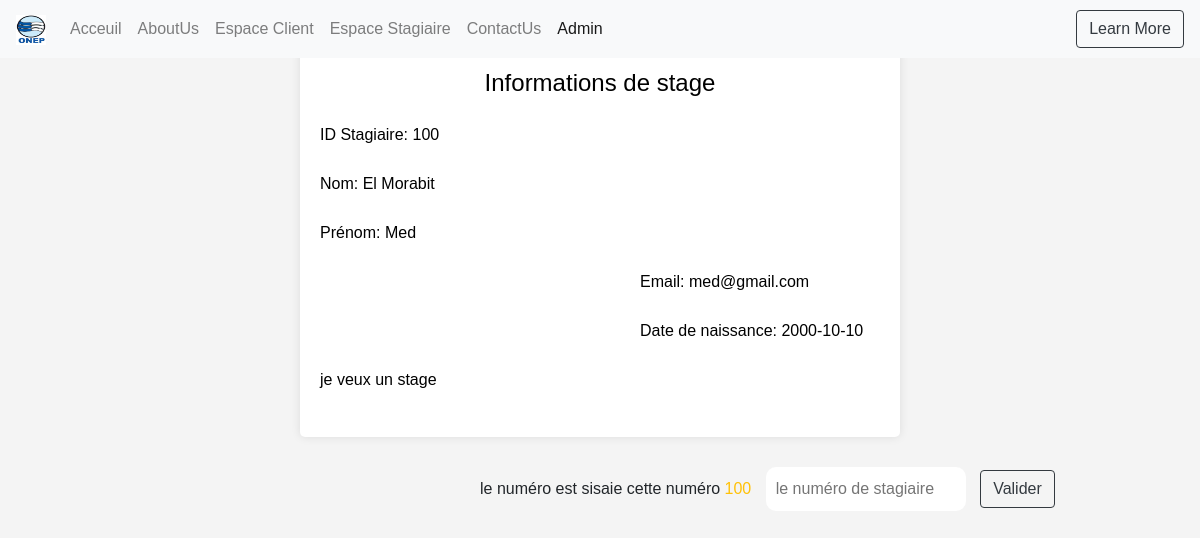
Before: /afficheAdmin.php with the older database file.
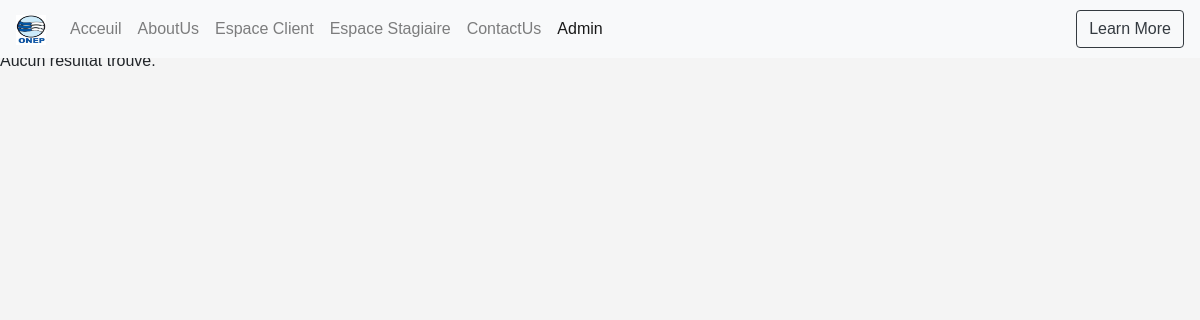
After: the same page with the newer database file.
### tables this page shows
CREATE TABLE `demande_stage` (
  `ID_Demande` int(11) NOT NULL AUTO_INCREMENT,
  `nom` varchar(30) DEFAULT NULL,
  `prenom` varchar(30) DEFAULT NULL,
  `Texte` varchar(30) DEFAULT NULL,
  `Cv` varchar(30) DEFAULT NULL,
  PRIMARY KEY (`ID_Demande`)
);

CREATE TABLE `stagiaire` (
  `ID_Stagiaire` int(11) NOT NULL,
  `nom` varchar(30) DEFAULT NULL,
  `prenom` varchar(30) DEFAULT NULL,
  `email` varchar(30) DEFAULT NULL,
  `date_naissance` date DEFAULT NULL
);

### afficheAdmin.php (the view, shortened to what this page needs)
<!DOCTYPE html>
<html lang="en">
<head>
    <link rel="stylesheet" href="https://cdn.jsdelivr.net/npm/bootstrap@4.0.0/dist/css/bootstrap.min.css">
</head>
<body>
    <header>
        <nav class="navbar navbar-expand-lg navbar-light bg-light fixed-top">
            <a class="navbar-brand" href="http://www.onep.ma/"><img src="images/logoONEP.jpg" alt="ONEEP" width="30px" height="30px"></a>
            <div class="collapse navbar-collapse" id="navbarSupportedContent">
                <ul class="navbar-nav mr-auto">
                    <li class="nav-item ">
                        <a class="nav-link" href="Home.html">Acceuil</a>
                    </li>
                    <li class="nav-item">
                        <a class="nav-link " href="AboutUs.html">AboutUs</a>
                    </li>
                    <li class="nav-item">
                        <a class="nav-link " href="EspaceClient.html">Espace Client</a>
                    </li>
                    <li class="nav-item">
                        <a class="nav-link " href="EspaceStagiaire.html">Espace Stagiaire</a>
                    </li>
                    <li class="nav-item">
                        <a class="nav-link " href="ContactUs.html"">ContactUs</a>
          </li>
          <li class=" nav-item active">
                            <a class="nav-link " href="afficheAdmin.php"">Admin</a>
          </li>
        </ul>
        <form class=" form-inline my-2 my-lg-0">
                                <a href="AboutUs.html" class="no-text-decoration btn btn-outline-dark my-2 my-sm-0">Learn More</a></button>
                                </form>
            </div>
        </nav>
    </header>
    <h1>Informations Stagiaire et Demande de Stage</h1>
    <?php
    $serveur = "localhost";
    $utilisateur = "root";
    $motDePasse = "";
    $baseDeDonnees = "projet_fin_etude";
    $connexion = mysqli_connect($serveur, $utilisateur, $motDePasse, $baseDeDonnees);
    $sql = "SELECT s.*, d.*
            FROM stagiaire s
            INNER JOIN demande_stage d ON s.ID_Stagiaire = d.ID_Stagiaire";
    $resultat = mysqli_query($connexion, $sql);
    if (mysqli_num_rows($resultat) > 0) {
        while ($ligne = mysqli_fetch_assoc($resultat)) {
    ?>
            <a href="AfficheInfoStagiaire.php">
                <main>
                    <h1>Informations de stage</h1>
                    <div>
                        <p>ID Stagiaire: <?php echo $ligne['ID_Stagiaire']; ?></p>
                        <p>Nom: <?php echo $ligne['nom']; ?></p>
                        <p>Prénom: <?php echo $ligne['prenom']; ?></p>
                        <p class="p">Email: <?php echo $ligne['email']; ?></p>
                        <p class="p">Date de naissance: <?php echo $ligne['date_naissance']; ?></p>
                        <p><?php echo $ligne['Texte']; ?></p>
                    </div>
                </main>
            </a>
                <form action="sendnum.php" method="POST" class="div">
                    <span>le numéro est sisaie cette numéro <span class="text-warning"><?php echo $ligne['ID_Stagiaire']?></span> </span>
                    <input type="number" placeholder="le numéro de stagiaire" name="number">
                    <button class="btn btn-outline-dark" name="btnvalide">Valider</button>
                </form>
    <?php
        }
    } else {
        echo "Aucun résultat trouvé.";
    }
    ?>
</body>
</html>

### afficheAdmin.php (style rules this page uses)
body { font-family: Arial, sans-serif; background-color: #f4f4f4; margin: 0; padding: 0; }
h1 { font-size: 24px; margin-bottom: 20px; text-align: center; }
a { color: black; }
main { max-width: 600px; margin: 20px auto; background-color: #fff; padding: 20px; border-radius: 5px; box-shadow: 0 0 10px rgba(0, 0, 0, 0.1); }
p { margin: 25px 0; }
.p { margin-left: 320px; }
.div { margin-left: 480px; }
.div>input { border: white; border-radius: 10px; width: 200px; padding: 10px; margin: 10px; }

Changed rows visible on the page:
no longer on this page (row edited): demande_stage: ID_Stagiaire "100", nom "El Morabit", prenom "Med", ID_Stagiaire.email "med@gmail.com", ID_Stagiaire.date_naissance "2000-10-10", Texte "je veux un stage"
Other visible differences:
text now shown: "Aucun résultat trouvé."
